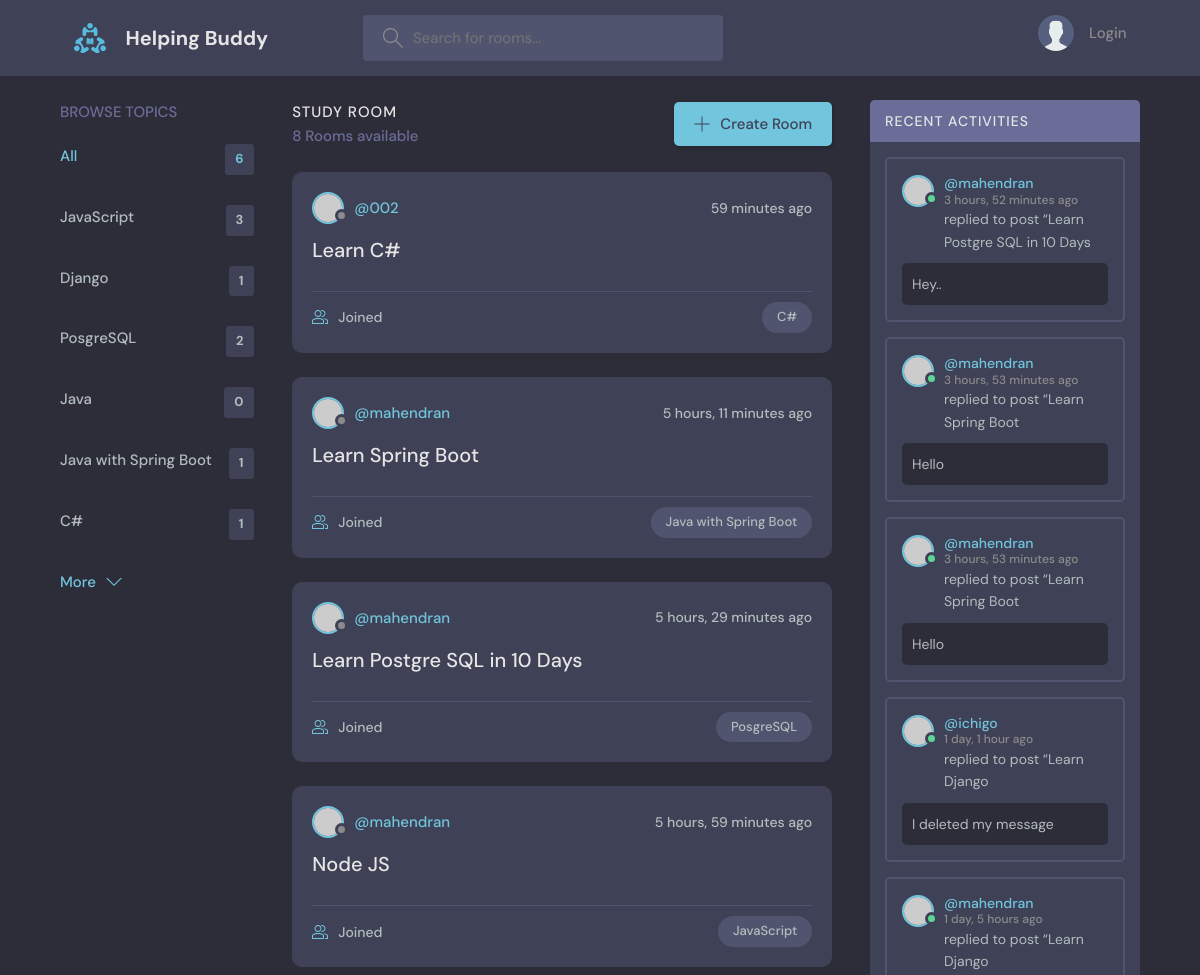
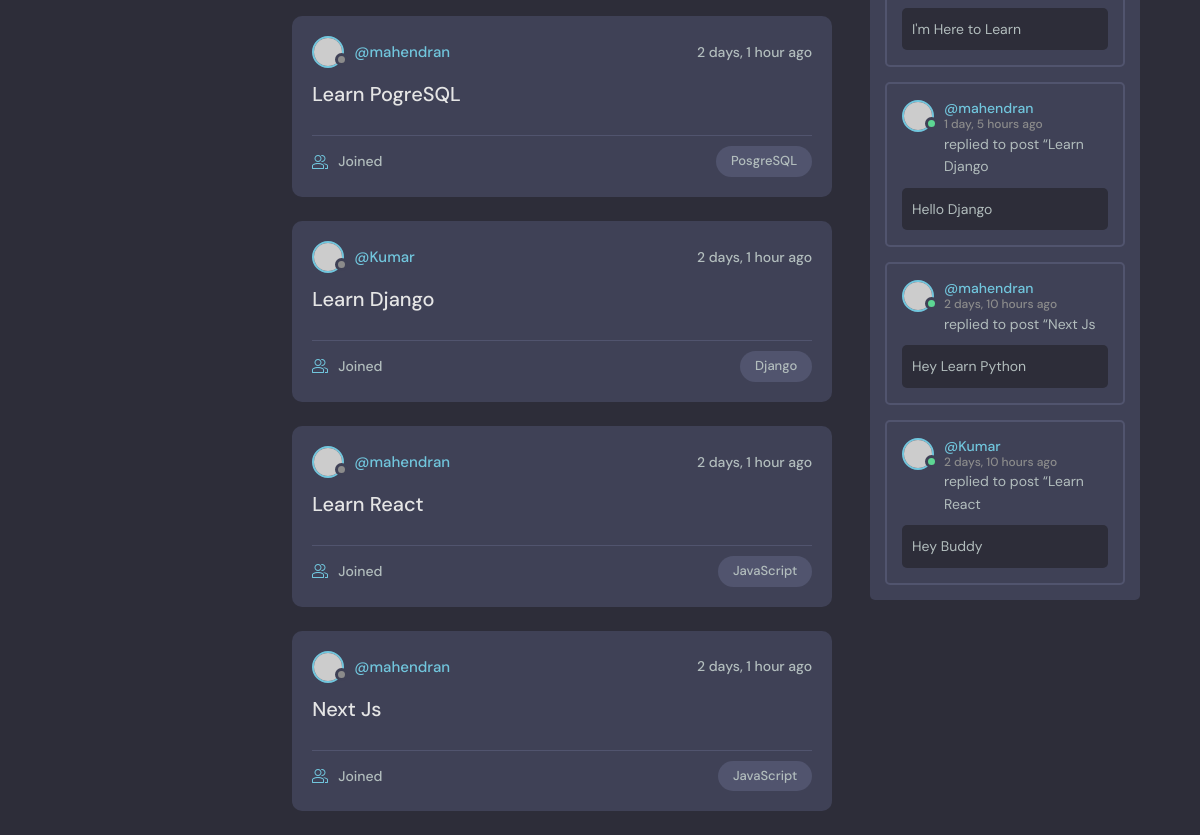
The page / on the database its author committed (2 pictures, top to bottom).
### base/models.py (models this page shows, shortened)
class Topic(models.Model):
    name = models.CharField(max_length = 200)

class Room(models.Model):
    host = models.ForeignKey(User, on_delete = models.SET_NULL, null = True)
    topic = models.ForeignKey(Topic, on_delete = models.SET_NULL, null = True)
    name = models.CharField(max_length = 200)
    description = models.TextField(null = True, blank = True)
    participants = models.ManyToManyField(User, related_name='paricipants', blank=True)
    updated = models.DateTimeField(auto_now = True) #take snapshot of time when modified
    created = models.DateTimeField(auto_now_add = True) #take snapshot of time when created
    class Meta:
        ordering = ['-updated','-created']
    def __str__(self):
        return self.name

class Message(models.Model):
    user = models.ForeignKey(User, on_delete = models.SET_NULL, null = True)
    room = models.ForeignKey(Room, on_delete = models.SET_NULL, null = True)
    body = models.TextField()
    updated = models.DateTimeField(auto_now = True) #take snapshot of time when modified
    created = models.DateTimeField(auto_now_add = True) #take snapshot of time when created
    class Meta:
        ordering = ['-updated','-created']
    def __str__(self):
        return self.body[0:50]

### base/views.py (the view)
# urls.py: path('', views.home, name='home'),
def home(request):
    q = request.GET.get('q') if request.GET.get('q') != None else ''
    rooms = Room.objects.filter(Q(topic__name__icontains=q) | Q(name__icontains=q) | Q(description__icontains = q))
    roomCount = rooms.count()
    comments = Message.objects.all()
    topic = Topic.objects.all()
    comments = Message.objects.filter(Q(room__topic__name__icontains = q))
    context = {'rooms':rooms,"topics":topic,'room_count':roomCount,'comments':comments}
    return render(request, 'base/home.html', context)

### base/templates/base/home.html (shortened to what this page needs)
{% extends 'main.html' %}
{% block content %}
<main class="layout layout--3">
  <div class="container">
    {%include 'base/topic_component.html'%}
    <div class="roomList">
      <div class="roomList__header">
        <div>
          <h2>Study Room</h2>
          <p>{{room_count}} Rooms available</p>
        </div>
        <a class="btn btn--main" href="{% url 'create-room' %}">
          <svg version="1.1" xmlns="http://www.w3.org/2000/svg" width="32" height="32" viewBox="0 0 32 32">
            <title>add</title>
            <path
              d="M16.943 0.943h-1.885v14.115h-14.115v1.885h14.115v14.115h1.885v-14.115h14.115v-1.885h-14.115v-14.115z">
            </path>
          </svg>
          Create Room
        </a>
      </div>
      {% include "base/feed_component.html" %}
    </div>
    {% include "base/activity_component.html" %}
  </div>
</main>
{% endblock %}

### base/templates/base/topic_component.html
<div class="topics">
    <div class="topics__header">
        <h2>Browse Topics</h2>
    </div>
    <ul class="topics__list">
        <li>
            <a href="{% url 'home' %}" class="active">All <span>{{topics.count}}</span></a>
        </li>
        {% for topic in topics %}
        <li>
            <a href="{%url 'home' %}?q={{topic.name}}">{{topic.name}} <span>{{topic.room_set.all.count}}</span></a>
        </li>
        {% endfor %}
    </ul>
    <a class="btn btn--link" href="topics.html">
        More
        <svg version="1.1" xmlns="http://www.w3.org/2000/svg" width="32" height="32" viewBox="0 0 32 32">
            <title>chevron-down</title>
            <path d="M16 21l-13-13h-3l16 16 16-16h-3l-13 13z"></path>
        </svg>
    </a>
</div>

### base/templates/base/feed_component.html (shortened to what this page needs)
{% for room in rooms%}
<div class="roomListRoom">
    <div class="roomListRoom__header">
        <a href="{% url 'user-profile' room.host.id%}" class="roomListRoom__author">
            <div class="avatar avatar--small">
                <img src="https://randomuser.me/api/portraits/women/11.jpg" />
            </div>
            <span>@{{room.host.username}}</span>
        </a>
        <div class="roomListRoom__actions">
            <span>{{room.created|timesince}} ago</span>
        </div>
    </div>
    <div class="roomListRoom__content">
        <a href="{% url 'room' room.id%}">{{room.name}}</a>
    </div>
    <div class="roomListRoom__meta">
        <a href="{% url 'room' room.id%}" class="roomListRoom__joined">
            {{room.paticipants.all.count}} Joined
        </a>
        <p class="roomListRoom__topic">{{room.topic.name}}</p>
    </div>
</div>
{% endfor %}

### base/templates/base/activity_component.html (shortened to what this page needs)
<div class="activities">
    <div class="activities__header">
        <h2>Recent Activities</h2>
    </div>
    {% for comment in comments %}
    <div class="activities__box">
        <div class="activities__boxHeader roomListRoom__header">
            <a href="{% url 'user-profile' comment.user.id%}" class="roomListRoom__author">
                <div class="avatar avatar--small active">
                    <img src="https://randomuser.me/api/portraits/men/13.jpg" />
                </div>
                <p>
                    @{{comment.user}}
                    <span>{{comment.created|timesince}} ago</span>
                </p>
            </a>
        </div>
        <div class="activities__boxContent">
            <p>replied to post “<a href="{% url 'room' comment.room.id %}"></a>{{comment.room}}</p>
            <div class="activities__boxRoomContent">
                {{comment}}
            </div>
        </div>
    </div>
    {% endfor %}
</div>

### rows shown on the page
Topic: name "JavaScript", room_set.all.count "3"
Topic: name "Django", room_set.all.count "1"
Topic: name "PosgreSQL", room_set.all.count "2"
Topic: name "Java", room_set.all.count "0"
Topic: name "Java with Spring Boot", room_set.all.count "1"
Topic: name "C#", room_set.all.count "1"
Room: host.username "002", created "59 minutes", name "Learn C#", topic.name "C#"
Room: host.username "mahendran", created "5 hours, 11 minutes", name "Learn Spring Boot", topic.name "Java with Spring Boot"
Room: host.username "mahendran", created "5 hours, 29 minutes", name "Learn Postgre SQL in 10 Days", topic.name "PosgreSQL"
Room: host.username "mahendran", created "5 hours, 59 minutes", name "Node JS", topic.name "JavaScript"
Room: host.username "mahendran", created "2 days, 1 hour", name "Learn PogreSQL", topic.name "PosgreSQL"
Room: host.username "Kumar", created "2 days, 1 hour", name "Learn Django", topic.name "Django"
Room: host.username "mahendran", created "2 days, 1 hour", name "Learn React", topic.name "JavaScript"
Room: host.username "mahendran", created "2 days, 1 hour", name "Next Js", topic.name "JavaScript"
Message: user "mahendran", created "3 hours, 52 minutes", room "Learn Postgre SQL in 10 Days", body "Hey.."
Message: user "mahendran", created "3 hours, 53 minutes", room "Learn Spring Boot", body "Hello"
Message: user "mahendran", created "3 hours, 53 minutes", room "Learn Spring Boot", body "Hello"
Message: user "ichigo", created "1 day, 1 hour", room "Learn Django", body "I deleted my message"
Message: user "mahendran", created "1 day, 5 hours", room "Learn Django", body "I'm Here to Learn"
Message: user "mahendran", created "1 day, 5 hours", room "Learn Django", body "Hello Django"
Message: user "mahendran", created "2 days, 10 hours", room "Next Js", body "Hey Learn Python"
Message: user "Kumar", created "2 days, 10 hours", room "Learn React", body "Hey Buddy"

### other values the page prints
{{ topics.count }} "6"
{{ room_count }} "8"
